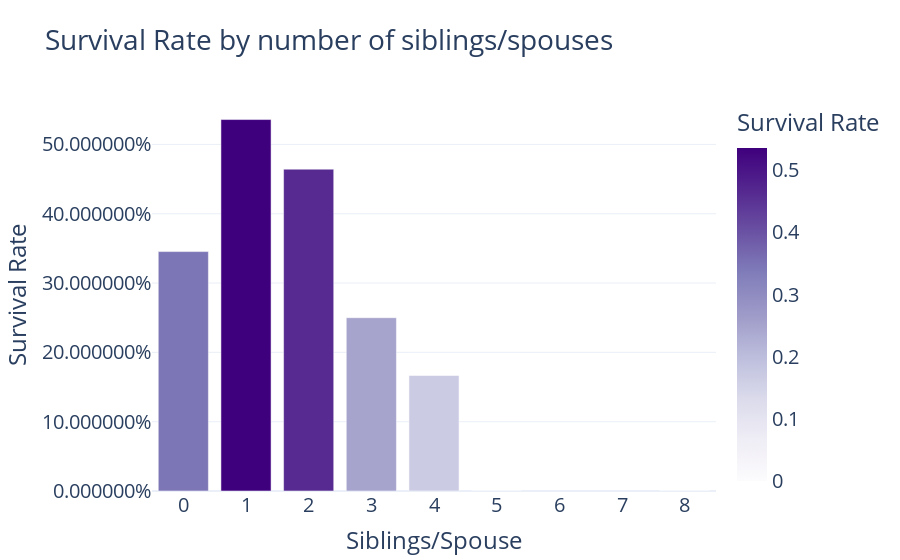

Notebook code cell kept with this figure:
### Code cell
# Your DataFrame and calculation
data = passenger_df_train[['SibSp', 'Survived']].groupby(['SibSp'], as_index=False).mean().sort_values(by='Survived', ascending=False)

# Create a bar plot using Plotly Express
fig = px.bar(data, x='SibSp', y='Survived', title='Survival Rate by number of siblings/spouses',
             labels={'SibSp': 'Siblings/Spouse', 'Survived': 'Survival Rate'},
             color='Survived', color_continuous_scale='purples')

# Update layout
fig.update_layout(xaxis=dict(tickmode='linear'), yaxis_tickformat='%')

### Figure 1 — Plotly figure (JSON) as saved in the notebook; plotly's stock layout.template omitted (floating-point values rounded to 4 significant figures)
{"data": [{"alignmentgroup": "True", "hovertemplate": "Siblings/Spouse=%{x}<br>Survival Rate=%{marker.color}<extra></extra>", "legendgroup": "", "marker": {"color": [0.5359, 0.4643, 0.3454, 0.25, 0.1667, 0, 0], "coloraxis": "coloraxis", "pattern": {"shape": ""}}, "name": "", "offsetgroup": "", "orientation": "v", "showlegend": false, "textposition": "auto", "type": "bar", "x": [1, 2, 0, 3, 4, 5, 8], "xaxis": "x", "y": [0.5359, 0.4643, 0.3454, 0.25, 0.1667, 0, 0], "yaxis": "y"}], "layout": {"autosize": true, "barmode": "relative", "coloraxis": {"colorbar": {"title": {"text": "Survival Rate"}}, "colorscale": [[0, "rgb(252,251,253)"], [0.125, "rgb(239,237,245)"], [0.25, "rgb(218,218,235)"], [0.375, "rgb(188,189,220)"], [0.5, "rgb(158,154,200)"], [0.625, "rgb(128,125,186)"], [0.75, "rgb(106,81,163)"], [0.875, "rgb(84,39,143)"], [1, "rgb(63,0,125)"]]}, "legend": {"tracegroupgap": 0}, "title": {"text": "Survival Rate by number of siblings/spouses"}, "xaxis": {"anchor": "y", "autorange": true, "domain": [0, 1], "range": [-0.5, 8.5], "tickmode": "linear", "title": {"text": "Siblings/Spouse"}, "type": "linear"}, "yaxis": {"anchor": "x", "autorange": true, "domain": [0, 1], "range": [0, 0.5641], "tickformat": "%", "title": {"text": "Survival Rate"}, "type": "linear"}}}
